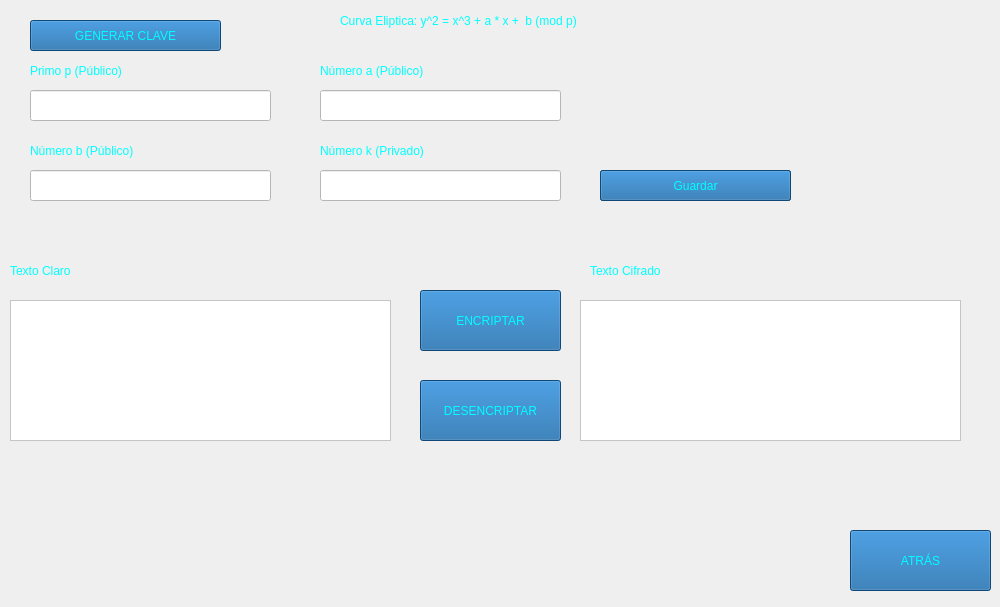
<?xml version="1.0" encoding="UTF-8"?>
<ui version="4.0">
 <class>cripAsimeGamal</class>
 <widget class="QMainWindow" name="cripAsimeGamal">
  <property name="geometry">
   <rect>
    <x>0</x>
    <y>0</y>
    <width>1000</width>
    <height>607</height>
   </rect>
  </property>
  <property name="maximumSize">
   <size>
    <width>1000</width>
    <height>613</height>
   </size>
  </property>
  <property name="windowTitle">
   <string>Criptografia Convencional</string>
  </property>
  <property name="windowIcon">
   <iconset>
    <normaloff>icono.png</normaloff>icono.png</iconset>
  </property>
  <widget class="QWidget" name="centralwidget">
   <widget class="QLabel" name="fondo">
    <property name="geometry">
     <rect>
      <x>0</x>
      <y>0</y>
      <width>1000</width>
      <height>615</height>
     </rect>
    </property>
    <property name="text">
     <string/>
    </property>
    <property name="pixmap">
     <pixmap>Imag1.jpg</pixmap>
    </property>
   </widget>
   <widget class="QTextEdit" name="textCrip">
    <property name="geometry">
     <rect>
      <x>10</x>
      <y>300</y>
      <width>381</width>
      <height>141</height>
     </rect>
    </property>
    <property name="styleSheet">
     <string notr="true">font: 14pt &quot;Berlin Sans FB&quot;;
background-color: rgb(255, 255, 255);
align=&quot;center&quot;;</string>
    </property>
    <property name="html">
     <string>&lt;!DOCTYPE HTML PUBLIC &quot;-//W3C//DTD HTML 4.0//EN&quot; &quot;http://www.w3.org/TR/REC-html40/strict.dtd&quot;&gt;
&lt;html&gt;&lt;head&gt;&lt;meta name=&quot;qrichtext&quot; content=&quot;1&quot; /&gt;&lt;style type=&quot;text/css&quot;&gt;
p, li { white-space: pre-wrap; }
&lt;/style&gt;&lt;/head&gt;&lt;body style=&quot; font-family:'Berlin Sans FB'; font-size:14pt; font-weight:400; font-style:normal;&quot;&gt;
&lt;p align=&quot;center&quot; style=&quot;-qt-paragraph-type:empty; margin-top:0px; margin-bottom:0px; margin-left:0px; margin-right:0px; -qt-block-indent:0; text-indent:0px;&quot;&gt;&lt;br /&gt;&lt;/p&gt;
&lt;p align=&quot;center&quot; style=&quot;-qt-paragraph-type:empty; margin-top:0px; margin-bottom:0px; margin-left:0px; margin-right:0px; -qt-block-indent:0; text-indent:0px;&quot;&gt;&lt;br /&gt;&lt;/p&gt;
&lt;p align=&quot;center&quot; style=&quot;-qt-paragraph-type:empty; margin-top:0px; margin-bottom:0px; margin-left:0px; margin-right:0px; -qt-block-indent:0; text-indent:0px;&quot;&gt;&lt;br /&gt;&lt;/p&gt;&lt;/body&gt;&lt;/html&gt;</string>
    </property>
   </widget>
   <widget class="QTextEdit" name="textDesCrip">
    <property name="geometry">
     <rect>
      <x>580</x>
      <y>300</y>
      <width>381</width>
      <height>141</height>
     </rect>
    </property>
    <property name="styleSheet">
     <string notr="true">font: 14pt &quot;Berlin Sans FB&quot;;
background-color: rgb(255, 255, 255);
align=&quot;center&quot;;</string>
    </property>
    <property name="html">
     <string>&lt;!DOCTYPE HTML PUBLIC &quot;-//W3C//DTD HTML 4.0//EN&quot; &quot;http://www.w3.org/TR/REC-html40/strict.dtd&quot;&gt;
&lt;html&gt;&lt;head&gt;&lt;meta name=&quot;qrichtext&quot; content=&quot;1&quot; /&gt;&lt;style type=&quot;text/css&quot;&gt;
p, li { white-space: pre-wrap; }
&lt;/style&gt;&lt;/head&gt;&lt;body style=&quot; font-family:'Berlin Sans FB'; font-size:14pt; font-weight:400; font-style:normal;&quot;&gt;
&lt;p align=&quot;center&quot; style=&quot;-qt-paragraph-type:empty; margin-top:0px; margin-bottom:0px; margin-left:0px; margin-right:0px; -qt-block-indent:0; text-indent:0px;&quot;&gt;&lt;br /&gt;&lt;/p&gt;&lt;/body&gt;&lt;/html&gt;</string>
    </property>
   </widget>
   <widget class="QPushButton" name="bEncriptar">
    <property name="geometry">
     <rect>
      <x>420</x>
      <y>290</y>
      <width>141</width>
      <height>61</height>
     </rect>
    </property>
    <property name="styleSheet">
     <string notr="true">background-color: rgb(21, 99, 165);
color: #00ffff;
font: 14pt &quot;Berlin Sans FB&quot;;</string>
    </property>
    <property name="text">
     <string>ENCRIPTAR</string>
    </property>
   </widget>
   <widget class="QPushButton" name="bDesencriptar">
    <property name="geometry">
     <rect>
      <x>420</x>
      <y>380</y>
      <width>141</width>
      <height>61</height>
     </rect>
    </property>
    <property name="styleSheet">
     <string notr="true">background-color: rgb(21, 99, 165);
color: #00ffff;
font: 14pt &quot;Berlin Sans FB&quot;;</string>
    </property>
    <property name="text">
     <string>DESENCRIPTAR</string>
    </property>
   </widget>
   <widget class="QLineEdit" name="lineP">
    <property name="enabled">
     <bool>false</bool>
    </property>
    <property name="geometry">
     <rect>
      <x>30</x>
      <y>90</y>
      <width>241</width>
      <height>31</height>
     </rect>
    </property>
    <property name="styleSheet">
     <string notr="true">font: 14pt &quot;Berlin Sans FB&quot;;
background-color: rgb(255, 255, 255);</string>
    </property>
    <property name="text">
     <string/>
    </property>
   </widget>
   <widget class="QPushButton" name="bGenerar">
    <property name="geometry">
     <rect>
      <x>30</x>
      <y>20</y>
      <width>191</width>
      <height>31</height>
     </rect>
    </property>
    <property name="styleSheet">
     <string notr="true">background-color: rgb(21, 99, 165);
color: #00ffff;
font: 14pt &quot;Berlin Sans FB&quot;;</string>
    </property>
    <property name="text">
     <string>GENERAR CLAVE</string>
    </property>
   </widget>
   <widget class="QPushButton" name="bAtras">
    <property name="geometry">
     <rect>
      <x>850</x>
      <y>530</y>
      <width>141</width>
      <height>61</height>
     </rect>
    </property>
    <property name="styleSheet">
     <string notr="true">background-color: rgb(21, 99, 165);
color: #00ffff;
font: 14pt &quot;Berlin Sans FB&quot;;</string>
    </property>
    <property name="text">
     <string>ATRÁS</string>
    </property>
   </widget>
   <widget class="QLabel" name="label">
    <property name="geometry">
     <rect>
      <x>30</x>
      <y>60</y>
      <width>161</width>
      <height>21</height>
     </rect>
    </property>
    <property name="styleSheet">
     <string notr="true">color: #00ffff;
font: 14pt &quot;Berlin Sans FB&quot;;</string>
    </property>
    <property name="text">
     <string>Primo p (Público)</string>
    </property>
   </widget>
   <widget class="QLabel" name="label_2">
    <property name="geometry">
     <rect>
      <x>320</x>
      <y>60</y>
      <width>161</width>
      <height>21</height>
     </rect>
    </property>
    <property name="styleSheet">
     <string notr="true">color: #00ffff;
font: 14pt &quot;Berlin Sans FB&quot;;</string>
    </property>
    <property name="text">
     <string>Número a (Público)</string>
    </property>
   </widget>
   <widget class="QLineEdit" name="lineA">
    <property name="enabled">
     <bool>false</bool>
    </property>
    <property name="geometry">
     <rect>
      <x>320</x>
      <y>90</y>
      <width>241</width>
      <height>31</height>
     </rect>
    </property>
    <property name="styleSheet">
     <string notr="true">font: 14pt &quot;Berlin Sans FB&quot;;
background-color: rgb(255, 255, 255);</string>
    </property>
    <property name="text">
     <string/>
    </property>
   </widget>
   <widget class="QLabel" name="label_4">
    <property name="geometry">
     <rect>
      <x>30</x>
      <y>140</y>
      <width>161</width>
      <height>21</height>
     </rect>
    </property>
    <property name="styleSheet">
     <string notr="true">color: #00ffff;
font: 14pt &quot;Berlin Sans FB&quot;;</string>
    </property>
    <property name="text">
     <string>Número b (Público)</string>
    </property>
   </widget>
   <widget class="QLineEdit" name="lineB">
    <property name="enabled">
     <bool>false</bool>
    </property>
    <property name="geometry">
     <rect>
      <x>30</x>
      <y>170</y>
      <width>241</width>
      <height>31</height>
     </rect>
    </property>
    <property name="styleSheet">
     <string notr="true">font: 14pt &quot;Berlin Sans FB&quot;;
background-color: rgb(255, 255, 255);</string>
    </property>
    <property name="text">
     <string/>
    </property>
   </widget>
   <widget class="QLabel" name="label_5">
    <property name="geometry">
     <rect>
      <x>320</x>
      <y>140</y>
      <width>171</width>
      <height>21</height>
     </rect>
    </property>
    <property name="styleSheet">
     <string notr="true">color: #00ffff;
font: 14pt &quot;Berlin Sans FB&quot;;</string>
    </property>
    <property name="text">
     <string>Número k (Privado)</string>
    </property>
   </widget>
   <widget class="QLineEdit" name="lineK">
    <property name="enabled">
     <bool>false</bool>
    </property>
    <property name="geometry">
     <rect>
      <x>320</x>
      <y>170</y>
      <width>241</width>
      <height>31</height>
     </rect>
    </property>
    <property name="styleSheet">
     <string notr="true">font: 14pt &quot;Berlin Sans FB&quot;;
background-color: rgb(255, 255, 255);</string>
    </property>
    <property name="text">
     <string/>
    </property>
   </widget>
   <widget class="QLabel" name="label_6">
    <property name="geometry">
     <rect>
      <x>10</x>
      <y>260</y>
      <width>161</width>
      <height>21</height>
     </rect>
    </property>
    <property name="styleSheet">
     <string notr="true">color: #00ffff;
font: 14pt &quot;Berlin Sans FB&quot;;</string>
    </property>
    <property name="text">
     <string>Texto Claro</string>
    </property>
   </widget>
   <widget class="QPushButton" name="bEditar">
    <property name="geometry">
     <rect>
      <x>600</x>
      <y>170</y>
      <width>191</width>
      <height>31</height>
     </rect>
    </property>
    <property name="styleSheet">
     <string notr="true">background-color: rgb(21, 99, 165);
color: #00ffff;
font: 14pt &quot;Berlin Sans FB&quot;;</string>
    </property>
    <property name="text">
     <string>Editar</string>
    </property>
   </widget>
   <widget class="QPushButton" name="bGuardar">
    <property name="geometry">
     <rect>
      <x>600</x>
      <y>170</y>
      <width>191</width>
      <height>31</height>
     </rect>
    </property>
    <property name="styleSheet">
     <string notr="true">background-color: rgb(21, 99, 165);
color: #00ffff;
font: 14pt &quot;Berlin Sans FB&quot;;</string>
    </property>
    <property name="text">
     <string>Guardar</string>
    </property>
   </widget>
   <widget class="QLabel" name="label_7">
    <property name="geometry">
     <rect>
      <x>590</x>
      <y>260</y>
      <width>161</width>
      <height>21</height>
     </rect>
    </property>
    <property name="styleSheet">
     <string notr="true">color: #00ffff;
font: 14pt &quot;Berlin Sans FB&quot;;</string>
    </property>
    <property name="text">
     <string>Texto Cifrado</string>
    </property>
   </widget>
   <widget class="QLabel" name="label_8">
    <property name="geometry">
     <rect>
      <x>340</x>
      <y>10</y>
      <width>431</width>
      <height>21</height>
     </rect>
    </property>
    <property name="styleSheet">
     <string notr="true">color: #00ffff;
font: 14pt &quot;Berlin Sans FB&quot;;</string>
    </property>
    <property name="text">
     <string>Curva Eliptica: y^2 = x^3 + a * x +  b (mod p) </string>
    </property>
   </widget>
  </widget>
 </widget>
 <resources/>
 <connections>
  <connection>
   <sender>bEncriptar</sender>
   <signal>clicked()</signal>
   <receiver>textDesCrip</receiver>
   <slot>clear()</slot>
   <hints>
    <hint type="sourcelabel">
     <x>484</x>
     <y>322</y>
    </hint>
    <hint type="destinationlabel">
     <x>631</x>
     <y>343</y>
    </hint>
   </hints>
  </connection>
  <connection>
   <sender>bDesencriptar</sender>
   <signal>clicked()</signal>
   <receiver>textCrip</receiver>
   <slot>clear()</slot>
   <hints>
    <hint type="sourcelabel">
     <x>494</x>
     <y>415</y>
    </hint>
    <hint type="destinationlabel">
     <x>278</x>
     <y>409</y>
    </hint>
   </hints>
  </connection>
  <connection>
   <sender>bEditar</sender>
   <signal>clicked()</signal>
   <receiver>lineK</receiver>
   <slot>clear()</slot>
   <hints>
    <hint type="sourcelabel">
     <x>646</x>
     <y>179</y>
    </hint>
    <hint type="destinationlabel">
     <x>552</x>
     <y>181</y>
    </hint>
   </hints>
  </connection>
  <connection>
   <sender>bEditar</sender>
   <signal>clicked()</signal>
   <receiver>lineA</receiver>
   <slot>clear()</slot>
   <hints>
    <hint type="sourcelabel">
     <x>668</x>
     <y>183</y>
    </hint>
    <hint type="destinationlabel">
     <x>505</x>
     <y>114</y>
    </hint>
   </hints>
  </connection>
  <connection>
   <sender>bEditar</sender>
   <signal>clicked()</signal>
   <receiver>lineP</receiver>
   <slot>clear()</slot>
   <hints>
    <hint type="sourcelabel">
     <x>644</x>
     <y>184</y>
    </hint>
    <hint type="destinationlabel">
     <x>253</x>
     <y>109</y>
    </hint>
   </hints>
  </connection>
  <connection>
   <sender>bEditar</sender>
   <signal>clicked()</signal>
   <receiver>lineB</receiver>
   <slot>clear()</slot>
   <hints>
    <hint type="sourcelabel">
     <x>669</x>
     <y>193</y>
    </hint>
    <hint type="destinationlabel">
     <x>254</x>
     <y>193</y>
    </hint>
   </hints>
  </connection>
 </connections>
</ui>
